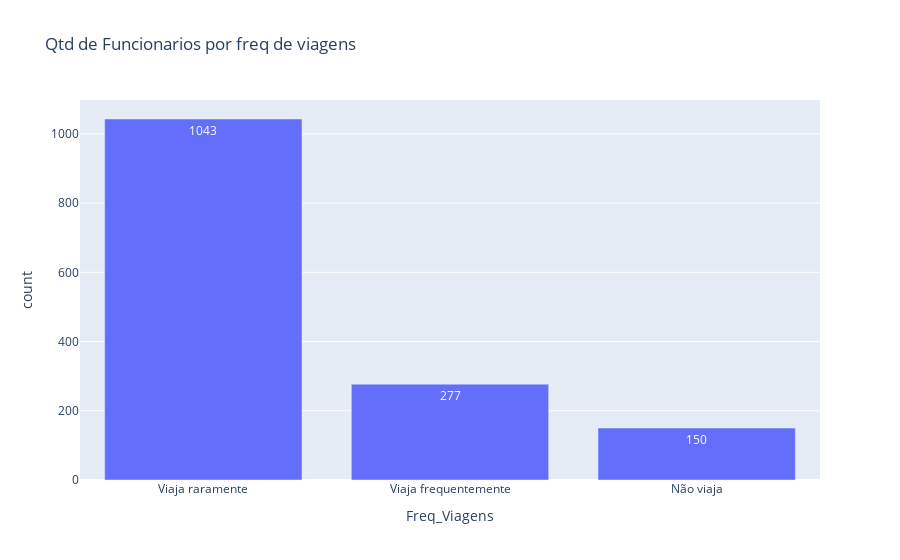

Notebook cell for this chart:
### Code cell
fig = px.bar(contagem, x='Freq_Viagens', y='count', title='Qtd de Funcionarios por freq de viagens', text_auto=True)
fig.show()

### Figure 1 — Plotly figure (JSON) as saved in the notebook; plotly's stock layout.template omitted (floating-point values rounded to 4 significant figures)
{"data": [{"alignmentgroup": "True", "hovertemplate": "Freq_Viagens=%{x}<br>count=%{y}<extra></extra>", "legendgroup": "", "marker": {"color": "#636efa", "pattern": {"shape": ""}}, "name": "", "offsetgroup": "", "orientation": "v", "showlegend": false, "textposition": "auto", "texttemplate": "%{y}", "type": "bar", "x": ["Viaja raramente", "Viaja frequentemente", "Não viaja"], "xaxis": "x", "y": [1043, 277, 150], "yaxis": "y"}], "layout": {"autosize": true, "barmode": "relative", "legend": {"tracegroupgap": 0}, "title": {"text": "Qtd de Funcionarios por freq de viagens"}, "xaxis": {"anchor": "y", "autorange": true, "domain": [0, 1], "range": [-0.5, 2.5], "title": {"text": "Freq_Viagens"}, "type": "category"}, "yaxis": {"anchor": "x", "autorange": true, "domain": [0, 1], "range": [0, 1098.0], "title": {"text": "count"}, "type": "linear"}}}
